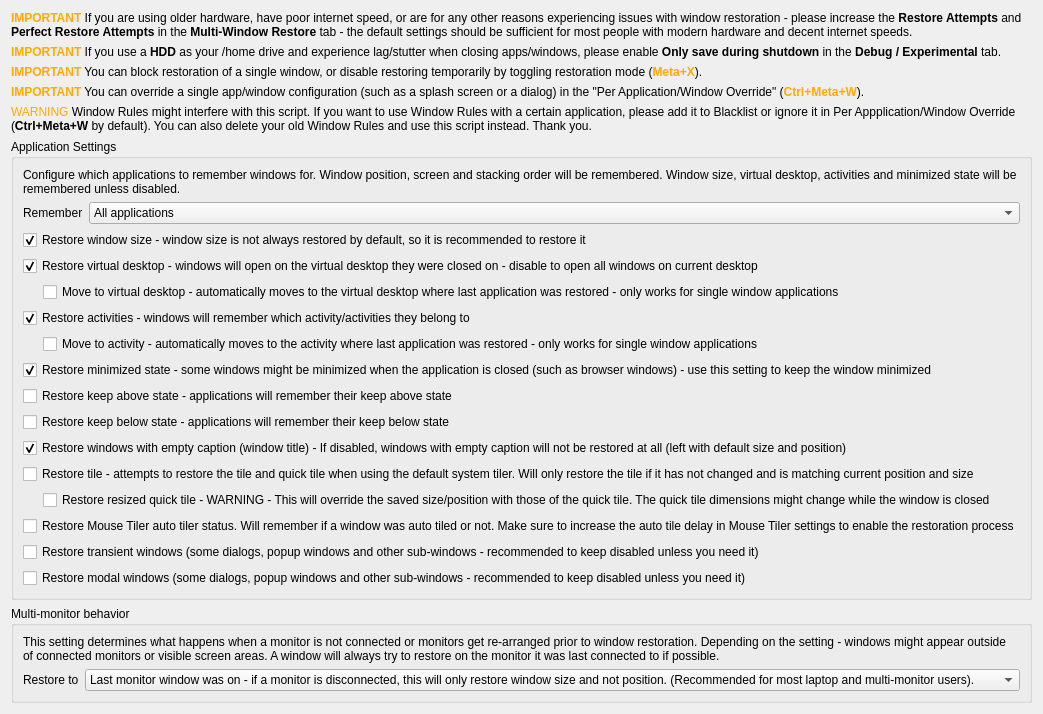
     <widget class="QWidget" name="tab_general">
      <attribute name="icon">
       <iconset theme="preferences-system">
        <normaloff>../../../../../../../../.designer/backup</normaloff>../../../../../../../../.designer/backup</iconset>
      </attribute>
      <attribute name="title">
       <string>General</string>
      </attribute>
      <layout class="QVBoxLayout" name="verticalLayout_general">
       <item>
        <widget class="QLabel" name="label_18">
         <property name="text">
          <string>&lt;html&gt;&lt;head/&gt;&lt;body&gt;&lt;p&gt;&lt;span style=&quot; font-weight:700; color:#ffaa00;&quot;&gt;IMPORTANT&lt;/span&gt; If you are using older hardware, have poor internet speed, or are for any other reasons experiencing issues with window restoration - please increase the &lt;span style=&quot; font-weight:700;&quot;&gt;Restore Attempts&lt;/span&gt; and &lt;span style=&quot; font-weight:700;&quot;&gt;Perfect Restore Attempts&lt;/span&gt; in the &lt;span style=&quot; font-weight:700;&quot;&gt;Multi-Window Restore&lt;/span&gt; tab - the default settings should be sufficient for most people with modern hardware and decent internet speeds.&lt;/p&gt;&lt;/body&gt;&lt;/html&gt;</string>
         </property>
         <property name="wordWrap">
          <bool>true</bool>
         </property>
        </widget>
       </item>
       <item>
        <widget class="QLabel" name="label_24">
         <property name="text">
          <string>&lt;html&gt;&lt;head/&gt;&lt;body&gt;&lt;p&gt;&lt;span style=&quot; font-weight:700; color:#ffaa00;&quot;&gt;IMPORTANT&lt;/span&gt; If you use a &lt;span style=&quot; font-weight:700;&quot;&gt;HDD&lt;/span&gt; as your /home drive and experience lag/stutter when closing apps/windows, please enable &lt;span style=&quot; font-weight:700;&quot;&gt;Only save during shutdown&lt;/span&gt; in the &lt;span style=&quot; font-weight:700;&quot;&gt;Debug / Experimental&lt;/span&gt; tab.&lt;/p&gt;&lt;/body&gt;&lt;/html&gt;</string>
         </property>
         <property name="wordWrap">
          <bool>true</bool>
         </property>
        </widget>
       </item>
       <item>
        <widget class="QLabel" name="label_25">
         <property name="text">
          <string>&lt;html&gt;&lt;head/&gt;&lt;body&gt;&lt;p&gt;&lt;span style=&quot; font-weight:700; color:#ffaa00;&quot;&gt;IMPORTANT&lt;/span&gt; You can block restoration of a single window, or disable restoring temporarily by toggling restoration mode (&lt;span style=&quot; font-weight:700; color:#ffaa00;&quot;&gt;Meta+X&lt;/span&gt;).&lt;/p&gt;&lt;/body&gt;&lt;/html&gt;</string>
         </property>
         <property name="wordWrap">
          <bool>true</bool>
         </property>
        </widget>
       </item>
       <item>
        <widget class="QLabel" name="label_26">
         <property name="text">
          <string>&lt;html&gt;&lt;head/&gt;&lt;body&gt;&lt;p&gt;&lt;span style=&quot; font-weight:700; color:#ffaa00;&quot;&gt;IMPORTANT&lt;/span&gt; You can override a single app/window configuration (such as a splash screen or a dialog) in the &amp;quot;Per Application/Window Override&amp;quot; (&lt;span style=&quot; font-weight:700; color:#ffaa00;&quot;&gt;Ctrl+Meta+W&lt;/span&gt;).&lt;/p&gt;&lt;/body&gt;&lt;/html&gt;</string>
         </property>
        </widget>
       </item>
       <item>
        <widget class="QLabel" name="label_16">
         <property name="text">
          <string>&lt;html&gt;&lt;head/&gt;&lt;body&gt;&lt;p&gt;&lt;span style=&quot; color:#ffaa00;&quot;&gt;WARNING&lt;/span&gt; Window Rules might interfere with this script. If you want to use Window Rules with a certain application, please add it to Blacklist or ignore it in Per Appplication/Window Override (&lt;span style=&quot; font-weight:700;&quot;&gt;Ctrl+Meta+W&lt;/span&gt; by default). You can also delete your old Window Rules and use this script instead. Thank you.&lt;/p&gt;&lt;/body&gt;&lt;/html&gt;</string>
         </property>
         <property name="wordWrap">
          <bool>true</bool>
         </property>
        </widget>
       </item>
       <item>
        <widget class="QGroupBox" name="groupBox_restoreType">
         <property name="title">
          <string>Application Settings</string>
         </property>
         <property name="alignment">
          <set>Qt::AlignmentFlag::AlignLeading|Qt::AlignmentFlag::AlignLeft|Qt::AlignmentFlag::AlignTop</set>
         </property>
         <property name="checkable">
          <bool>false</bool>
         </property>
         <layout class="QVBoxLayout" name="verticalLayout_restoreType">
          <item>
           <widget class="QLabel" name="label_restoreTypeExplanation">
            <property name="text">
             <string>Configure which applications to remember windows for. Window position, screen and stacking order will be remembered. Window size, virtual desktop, activities and minimized state will be remembered unless disabled.</string>
            </property>
            <property name="wordWrap">
             <bool>true</bool>
            </property>
           </widget>
          </item>
          <item>
           <layout class="QFormLayout" name="formLayout_restoreType">
            <item row="0" column="1">
             <widget class="QComboBox" name="kcfg_restoreType">
              <property name="sizePolicy">
               <sizepolicy hsizetype="Expanding" vsizetype="Fixed">
                <horstretch>0</horstretch>
                <verstretch>0</verstretch>
               </sizepolicy>
              </property>
              <property name="currentText">
               <string>All applications</string>
              </property>
              <property name="currentIndex">
               <number>0</number>
              </property>
              <item>
               <property name="text">
                <string>All applications</string>
               </property>
              </item>
              <item>
               <property name="text">
                <string>All multi-window applications</string>
               </property>
              </item>
              <item>
               <property name="text">
                <string>All except blacklisted applications</string>
               </property>
              </item>
              <item>
               <property name="text">
                <string>Only whitelisted applications</string>
               </property>
              </item>
             </widget>
            </item>
            <item row="0" column="0">
             <widget class="QLabel" name="label_restoreType">
              <property name="text">
               <string>Remember</string>
              </property>
             </widget>
            </item>
           </layout>
          </item>
          <item>
           <widget class="QCheckBox" name="kcfg_restoreSize">
            <property name="text">
             <string>Restore window size - window size is not always restored by default, so it is recommended to restore it</string>
            </property>
            <property name="checked">
             <bool>true</bool>
            </property>
           </widget>
          </item>
          <item>
           <widget class="QCheckBox" name="kcfg_restoreVirtualDesktop">
            <property name="text">
             <string>Restore virtual desktop - windows will open on the virtual desktop they were closed on - disable to open all windows on current desktop</string>
            </property>
            <property name="checked">
             <bool>true</bool>
            </property>
           </widget>
          </item>
          <item>
           <layout class="QHBoxLayout" name="horizontalLayout_5">
            <item>
             <spacer name="horizontalSpacer_2">
              <property name="orientation">
               <enum>Qt::Orientation::Horizontal</enum>
              </property>
              <property name="sizeType">
               <enum>QSizePolicy::Policy::Minimum</enum>
              </property>
              <property name="sizeHint" stdset="0">
               <size>
                <width>20</width>
                <height>0</height>
               </size>
              </property>
             </spacer>
            </item>
            <item>
             <widget class="QCheckBox" name="kcfg_moveVirtualDesktop">
              <property name="sizePolicy">
               <sizepolicy hsizetype="MinimumExpanding" vsizetype="Fixed">
                <horstretch>0</horstretch>
                <verstretch>0</verstretch>
               </sizepolicy>
              </property>
              <property name="text">
               <string>Move to virtual desktop - automatically moves to the virtual desktop where last application was restored - only works for single window applications</string>
              </property>
              <property name="checked">
               <bool>false</bool>
              </property>
             </widget>
            </item>
           </layout>
          </item>
          <item>
           <widget class="QCheckBox" name="kcfg_restoreActivities">
            <property name="text">
             <string>Restore activities - windows will remember which activity/activities they belong to</string>
            </property>
            <property name="checked">
             <bool>true</bool>
            </property>
           </widget>
          </item>
          <item>
           <layout class="QHBoxLayout" name="horizontalLayout_4">
            <item>
             <spacer name="horizontalSpacer_3">
              <property name="orientation">
               <enum>Qt::Orientation::Horizontal</enum>
              </property>
              <property name="sizeType">
               <enum>QSizePolicy::Policy::Minimum</enum>
              </property>
              <property name="sizeHint" stdset="0">
               <size>
                <width>20</width>
                <height>0</height>
               </size>
              </property>
             </spacer>
            </item>
            <item>
             <widget class="QCheckBox" name="kcfg_moveActivity">
              <property name="sizePolicy">
               <sizepolicy hsizetype="MinimumExpanding" vsizetype="Fixed">
                <horstretch>0</horstretch>
                <verstretch>0</verstretch>
               </sizepolicy>
              </property>
              <property name="text">
               <string>Move to activity - automatically moves to the activity where last application was restored - only works for single window applications</string>
              </property>
              <property name="checked">
               <bool>false</bool>
              </property>
             </widget>
            </item>
           </layout>
          </item>
          <item>
           <widget class="QCheckBox" name="kcfg_restoreMinimized">
            <property name="text">
             <string>Restore minimized state - some windows might be minimized when the application is closed (such as browser windows) - use this setting to keep the window minimized</string>
            </property>
            <property name="checked">
             <bool>true</bool>
            </property>
           </widget>
          </item>
          <item>
           <widget class="QCheckBox" name="kcfg_restoreKeepAbove">
            <property name="text">
             <string>Restore keep above state - applications will remember their keep above state</string>
            </property>
           </widget>
          </item>
          <item>
           <widget class="QCheckBox" name="kcfg_restoreKeepBelow">
            <property name="text">
             <string>Restore keep below state - applications will remember their keep below state</string>
            </property>
           </widget>
          </item>
          <item>
           <widget class="QCheckBox" name="kcfg_restoreWindowsWithoutCaption">
            <property name="text">
             <string>Restore windows with empty caption (window title) - If disabled, windows with empty caption will not be restored at all (left with default size and position)</string>
            </property>
            <property name="checked">
             <bool>true</bool>
            </property>
           </widget>
          </item>
          <item>
           <widget class="QCheckBox" name="kcfg_restoreTile">
            <property name="text">
             <string>Restore tile - attempts to restore the tile and quick tile when using the default system tiler. Will only restore the tile if it has not changed and is matching current position and size</string>
            </property>
           </widget>
          </item>
          <item>
           <layout class="QHBoxLayout" name="horizontalLayout_3">
            <item>
             <spacer name="horizontalSpacer">
              <property name="orientation">
               <enum>Qt::Orientation::Horizontal</enum>
              </property>
              <property name="sizeType">
               <enum>QSizePolicy::Policy::Minimum</enum>
              </property>
              <property name="sizeHint" stdset="0">
               <size>
                <width>20</width>
                <height>0</height>
               </size>
              </property>
             </spacer>
            </item>
            <item>
             <widget class="QCheckBox" name="kcfg_restoreResizedQuickTile">
              <property name="sizePolicy">
               <sizepolicy hsizetype="MinimumExpanding" vsizetype="Fixed">
                <horstretch>0</horstretch>
                <verstretch>0</verstretch>
               </sizepolicy>
              </property>
              <property name="text">
               <string>Restore resized quick tile - WARNING - This will override the saved size/position with those of the quick tile. The quick tile dimensions might change while the window is closed</string>
              </property>
             </widget>
            </item>
           </layout>
          </item>
          <item>
           <widget class="QCheckBox" name="kcfg_restoreMouseTiler">
            <property name="text">
             <string>Restore Mouse Tiler auto tiler status. Will remember if a window was auto tiled or not. Make sure to increase the auto tile delay in Mouse Tiler settings to enable the restoration process</string>
            </property>
           </widget>
          </item>
          <item>
           <widget class="QCheckBox" name="kcfg_restoreTransient">
            <property name="text">
             <string>Restore transient windows (some dialogs, popup windows and other sub-windows - recommended to keep disabled unless you need it)</string>
            </property>
           </widget>
          </item>
          <item>
           <widget class="QCheckBox" name="kcfg_restoreModal">
            <property name="text">
             <string>Restore modal windows (some dialogs, popup windows and other sub-windows - recommended to keep disabled unless you need it)</string>
            </property>
           </widget>
          </item>
         </layout>
        </widget>
       </item>
       <item>
        <widget class="QGroupBox" name="groupBox">
         <property name="title">
          <string>Multi-monitor behavior</string>
         </property>
         <layout class="QVBoxLayout" name="verticalLayout_7">
          <item>
           <widget class="QLabel" name="label_4">
            <property name="text">
             <string>This setting determines what happens when a monitor is not connected or monitors get re-arranged prior to window restoration. Depending on the setting - windows might appear outside of connected monitors or visible screen areas. A window will always try to restore on the monitor it was last connected to if possible.</string>
            </property>
            <property name="wordWrap">
             <bool>true</bool>
            </property>
           </widget>
          </item>
          <item>
           <layout class="QFormLayout" name="formLayout">
            <item row="1" column="0">
             <widget class="QLabel" name="label_5">
              <property name="text">
               <string>Restore to</string>
              </property>
             </widget>
            </item>
            <item row="1" column="1">
             <widget class="QComboBox" name="kcfg_multiMonitorType">
              <property name="sizePolicy">
               <sizepolicy hsizetype="Expanding" vsizetype="Fixed">
                <horstretch>0</horstretch>
                <verstretch>0</verstretch>
               </sizepolicy>
              </property>
              <item>
               <property name="text">
                <string>Last monitor window was on - if a monitor is disconnected, this will only restore window size and not position. (Recommended for most laptop and multi-monitor users).</string>
               </property>
              </item>
              <item>
               <property name="text">
                <string>Last position - even if windows end up off-screen. (Recommended for users using a single monitor or a permanent configuration - faster than first option).</string>
               </property>
              </item>
              <item>
               <property name="text">
                <string>Port the last monitor was connected to - restore window based on connection/cable such as HDMI. (Recommended for office workers with flexible work spaces).</string>
               </property>
              </item>
             </widget>
            </item>
           </layout>
          </item>
         </layout>
        </widget>
       </item>
       <item>
        <spacer name="verticalSpacer_general">
         <property name="orientation">
          <enum>Qt::Orientation::Vertical</enum>
         </property>
         <property name="sizeType">
          <enum>QSizePolicy::Policy::MinimumExpanding</enum>
         </property>
         <property name="sizeHint" stdset="0">
          <size>
           <width>0</width>
           <height>0</height>
          </size>
         </property>
        </spacer>
       </item>
      </layout>
      <zorder>verticalSpacer_general</zorder>
      <zorder>groupBox_restoreType</zorder>
      <zorder>groupBox</zorder>
      <zorder>label_16</zorder>
      <zorder>label_18</zorder>
      <zorder>label_24</zorder>
      <zorder>label_25</zorder>
      <zorder>label_26</zorder>
     </widget>
